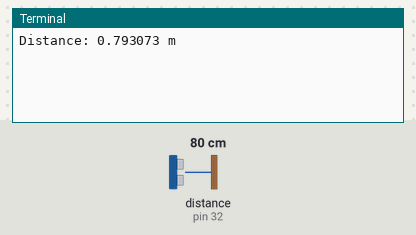
Recording of a program running on a simulated Raspberry Pi (header pin numbers). On the bench: the last lines printed to the terminal. Inputs (shaded band) come from the test bench; at power-on: distance to the obstacle (sensor on pin 32) 80 cm. The echo pulse lasts 58.3 µs per cm; the clock reads 2024-03-15 10:24:30 at power-on unless the program sets it.

Above: at 1.2 s.
1.3 s: distance to the obstacle (sensor on pin 32) set to 2 cm
At 3.6 s:
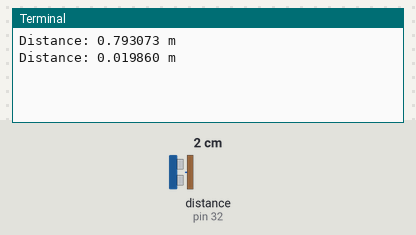
5.2 s: distance to the obstacle (sensor on pin 32) set to 4 cm
At 7.1 s:
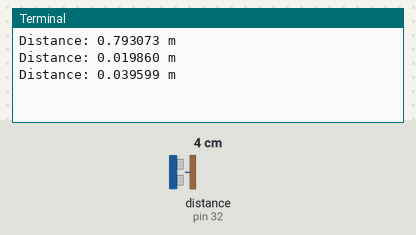
Timing chart, 0 to 8.6 s (numbered marks = the images above; inputs shaded):
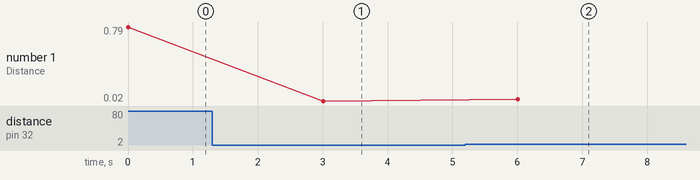

Measured:
- after the input at 1.3 s, the terminal: prints a new line after 1.7 s (image 1)
- after the input at 5.2 s, the terminal: prints a new line after 0.81 s (image 2)
- plotted number 1: 0.79 → 0.02 after the input at 1.3 s, 0.02 → 0.04 after the input at 5.2 s

The program:

trig.py
```python
#!/usr/bin/python3
import RPi.GPIO as GPIO
import time

GPIO.setmode(GPIO.BOARD)
GPIO.setwarnings(False)

trig = 40
echo = 32


GPIO.setup(trig,GPIO.OUT,initial=GPIO.LOW)
GPIO.setup(echo,GPIO.IN)


def _callback_u (a):
    print('callback pin 32 changed %f' %time.time())
    t1=time.time()


def _callback_d (a):
    print('callback pin 32 changed %f' %time.time())
    t2=time.time()


#GPIO.add_event_detect(echo,GPIO.RISING,callback=_callback_u)
#GPIO.add_event_detect(echo,GPIO.FALLING,callback=_callback_d)
#GPIO.add_event_callback(echo,,_32_callback)

def test():
    GPIO.output(trig,1)
    time.sleep(0.000012)
    GPIO.output(trig,0)

    while not GPIO.input(echo):
        pass
    t1 = time.time()
    #print('time t1 %f' %t1)
    while GPIO.input(echo):
        #print(GPIO.input(echo))
        pass
    t2 = time.time()
    #print('time t2 %f' %t2)
    return (t2-t1)*340/2

try :
    while True:
        print ('Distance: %f m' %test())
        time.sleep(3)
except KeyboardInterrupt:
    GPIO.cleanup()

#GPIO.output(40,GPIO.LOW)
#time.sleep(1)
#GPIO.output(40,GPIO.HIGH)
#time.sleep(1)
#GPIO.cleanup()
```
